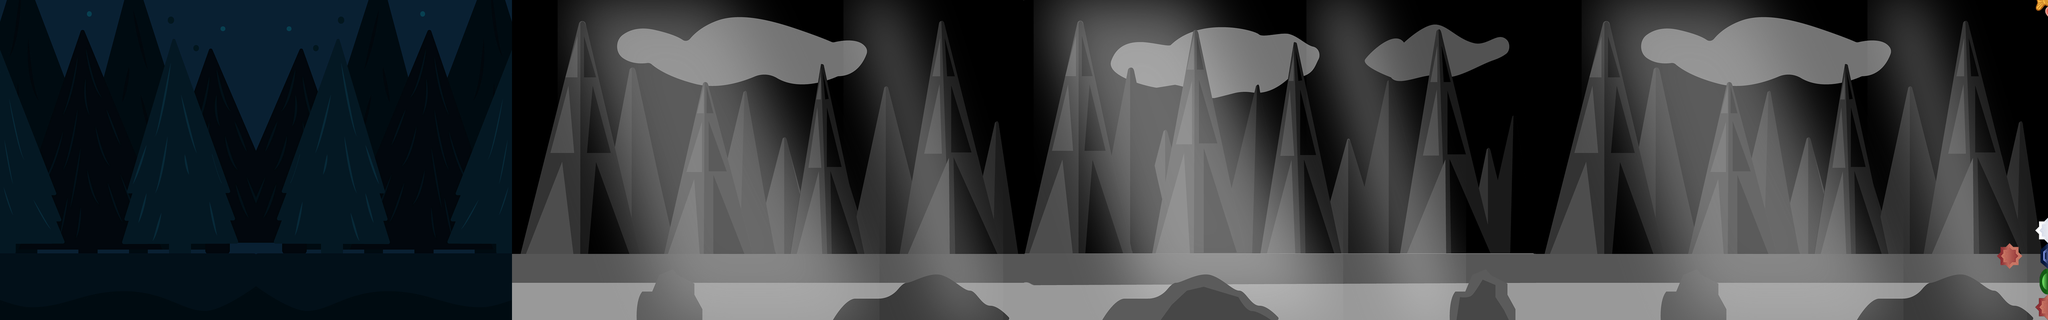

A level layout from a 2D game, rendered from its tile map. Below: a short description, then the map file with tile-grid data replaced by summaries:
An orthogonal 160x25 tile map with 32x32 px tiles, 3 tile layers (Fondo, FondoNivel5, Pez), 3 hidden layers not drawn, 13 tilesets.

<map version="1.0" orientation="orthogonal" renderorder="right-down" width="160" height="25" tilewidth="32" tileheight="32" nextobjectid="1">
 <tileset firstgid="1" name="PezGiro" tilewidth="64" tileheight="64" tilecount="4" columns="4">
  <image source="PezGiro/pezGiro.png" width="256" height="64" />
  <tile id="0">
   <properties>
    <property name="tipo" value="pez" />
   </properties>
   <animation>
    <frame tileid="0" duration="100" />
    <frame tileid="2" duration="100" />
    <frame tileid="1" duration="100" />
    <frame tileid="3" duration="100" />
    <frame tileid="1" duration="100" />
    <frame tileid="2" duration="100" />
   </animation>
  </tile>
 </tileset>
 <tileset firstgid="5" name="PocionOro" tilewidth="96" tileheight="96" tilecount="6" columns="6">
  <image source="SpritesPocion/pocionOroSprites.png" width="576" height="96" />
  <tile id="0">
   <properties>
    <property name="tipo" value="pocion" />
   </properties>
   <animation>
    <frame tileid="0" duration="120" />
    <frame tileid="1" duration="120" />
    <frame tileid="2" duration="120" />
    <frame tileid="3" duration="120" />
    <frame tileid="4" duration="120" />
    <frame tileid="5" duration="120" />
   </animation>
  </tile>
 </tileset>
 <tileset firstgid="11" name="PocionBN" tilewidth="96" tileheight="96" tilecount="6" columns="6">
  <image source="SpritesPocion/pocionBNSprites.png" width="576" height="96" />
  <tile id="0">
   <properties>
    <property name="tipo" value="pocion" />
   </properties>
   <animation>
    <frame tileid="0" duration="120" />
    <frame tileid="1" duration="120" />
    <frame tileid="2" duration="120" />
    <frame tileid="3" duration="120" />
    <frame tileid="4" duration="120" />
    <frame tileid="5" duration="120" />
   </animation>
  </tile>
 </tileset>
 <tileset firstgid="17" name="pocionRoja" tilewidth="96" tileheight="96" tilecount="6" columns="6">
  <image source="SpritesPocion/pocionRedSprites.png" width="576" height="96" />
  <tile id="0">
   <properties>
    <property name="tipo" value="pocion" />
   </properties>
   <animation>
    <frame tileid="0" duration="120" />
    <frame tileid="1" duration="120" />
    <frame tileid="2" duration="120" />
    <frame tileid="3" duration="120" />
    <frame tileid="4" duration="120" />
    <frame tileid="5" duration="120" />
   </animation>
  </tile>
 </tileset>
 <tileset firstgid="23" name="fondoGris" tilewidth="32" tileheight="32" tilecount="2000" columns="80">
  <image source="FondosPantalla/fondoGris.png" width="2560" height="800" />
 </tileset>
 <tileset firstgid="2023" name="fondoRojo" tilewidth="32" tileheight="32" tilecount="2000" columns="80">
  <image source="FondosPantalla/fondoRojo.png" width="2560" height="800" />
 </tileset>
 <tileset firstgid="4023" name="fondoVerde" tilewidth="32" tileheight="32" tilecount="2000" columns="80">
  <image source="FondosPantalla/fondoVerde.png" width="2560" height="800" />
 </tileset>
 <tileset firstgid="6023" name="fondoAzul" tilewidth="32" tileheight="32" tilecount="2000" columns="80">
  <image source="FondosPantalla/fondoAzul.png" width="2560" height="800" />
 </tileset>
 <tileset firstgid="8023" name="fondoFinal" tilewidth="32" tileheight="32" tilecount="1000" columns="40">
  <image source="FondosPantalla/fondoFinal.png" width="1280" height="800" />
 </tileset>
 <tileset firstgid="9023" name="gemaRoja" tilewidth="64" tileheight="64" tilecount="5" columns="5">
  <image source="Gemas/gemaRoja.png" width="320" height="64" />
  <tile id="0">
   <properties>
    <property name="tipo" value="gema" />
   </properties>
   <animation>
    <frame tileid="0" duration="50" />
    <frame tileid="1" duration="50" />
    <frame tileid="2" duration="50" />
    <frame tileid="3" duration="50" />
    <frame tileid="4" duration="50" />
   </animation>
  </tile>
 </tileset>
 <tileset firstgid="9028" name="gemaVerde" tilewidth="64" tileheight="64" tilecount="5" columns="5">
  <image source="Gemas/gemaVerde.png" width="320" height="64" />
  <tile id="0">
   <properties>
    <property name="tipo" value="gema" />
   </properties>
   <animation>
    <frame tileid="0" duration="100" />
    <frame tileid="1" duration="100" />
    <frame tileid="2" duration="100" />
    <frame tileid="3" duration="100" />
    <frame tileid="4" duration="100" />
   </animation>
  </tile>
 </tileset>
 <tileset firstgid="9033" name="gemaAzul" tilewidth="64" tileheight="64" tilecount="5" columns="5">
  <image source="Gemas/gemaAzul.png" width="320" height="64" />
  <tile id="0">
   <properties>
    <property name="tipo" value="gema" />
   </properties>
   <animation>
    <frame tileid="0" duration="100" />
    <frame tileid="1" duration="100" />
    <frame tileid="2" duration="100" />
    <frame tileid="3" duration="100" />
    <frame tileid="4" duration="100" />
   </animation>
  </tile>
 </tileset>
 <tileset firstgid="9038" name="gemaCrom" tilewidth="64" tileheight="64" tilecount="5" columns="5">
  <image source="Gemas/gemaCrom.png" width="320" height="64" />
  <tile id="0">
   <properties>
    <property name="tipo" value="gema" />
   </properties>
   <animation>
    <frame tileid="0" duration="50" />
    <frame tileid="1" duration="50" />
    <frame tileid="2" duration="50" />
    <frame tileid="3" duration="50" />
    <frame tileid="4" duration="50" />
   </animation>
  </tile>
 </tileset>
 <layer name="Fondo" width="160" height="25">
  <data>[4000 cells, 4000 non-empty, 2000 distinct tile ids]</data>
 </layer>
 <layer name="FondoNivel2" width="160" height="25" visible="0">
  <data>[4000 cells, 4000 non-empty, 2000 distinct tile ids]</data>
 </layer>
 <layer name="FondoNivel3" width="160" height="25" visible="0">
  <data>[4000 cells, 4000 non-empty, 2000 distinct tile ids]</data>
 </layer>
 <layer name="FondoNivel4" width="160" height="25" visible="0">
  <data>[4000 cells, 4000 non-empty, 2000 distinct tile ids]</data>
 </layer>
 <layer name="FondoNivel5" width="160" height="25">
  <data>[4000 cells, 1000 non-empty, 1000 distinct tile ids]</data>
 </layer>
 <layer name="Pez" width="160" height="25">
  <data>[4000 cells, 7 non-empty, 6 distinct tile ids]</data>
 </layer>
</map>
